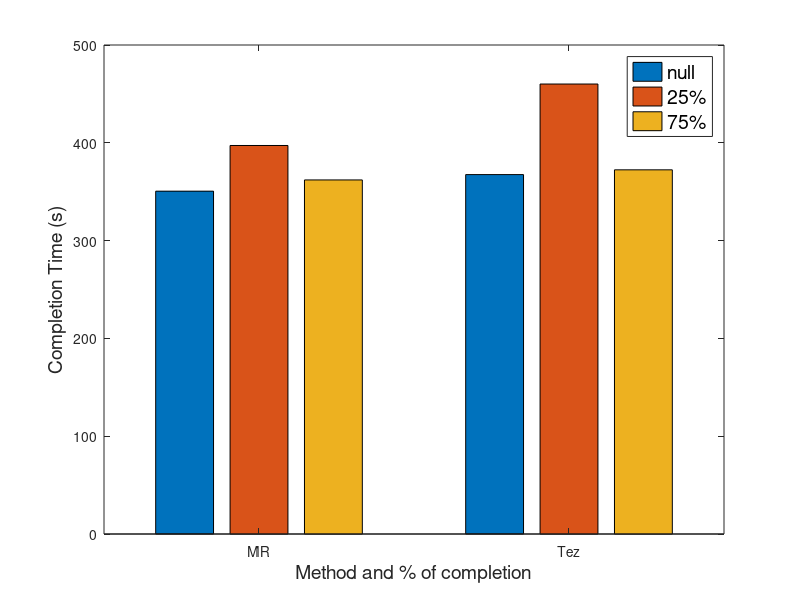

Source code (MATLAB):
fontsize = 14;
q3X = {'MR';'Tez'};
q3Time = [350.54 397.255 362.034; 367.505 460.101 372.375];
bar(q3Time);
set(gca,'XTickLabel',q3X, 'FontSize', fontsize-4);
xlabel('Method and % of completion', 'FontSize', fontsize);
ylabel('Completion Time (s)', 'FontSize', fontsize);
legend({'null','25%', '75%'}, 'Location','best', 'FontSize', fontsize)
